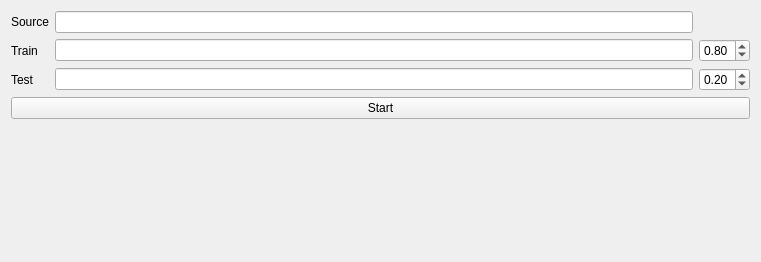
<?xml version="1.0" encoding="UTF-8"?>
<ui version="4.0">
 <class>split_data</class>
 <widget class="QWidget" name="split_data">
  <property name="geometry">
   <rect>
    <x>0</x>
    <y>0</y>
    <width>761</width>
    <height>262</height>
   </rect>
  </property>
  <property name="windowTitle">
   <string>Form</string>
  </property>
  <layout class="QVBoxLayout" name="verticalLayout">
   <item>
    <layout class="QGridLayout" name="gridLayout">
     <item row="1" column="2">
      <widget class="QDoubleSpinBox" name="doubleSpinBoxTrain">
       <property name="maximum">
        <double>1.000000000000000</double>
       </property>
       <property name="singleStep">
        <double>0.010000000000000</double>
       </property>
       <property name="value">
        <double>0.800000000000000</double>
       </property>
      </widget>
     </item>
     <item row="0" column="0">
      <widget class="QLabel" name="label">
       <property name="text">
        <string>Source</string>
       </property>
      </widget>
     </item>
     <item row="1" column="1">
      <widget class="QLineEdit" name="lineEditTrain"/>
     </item>
     <item row="0" column="1">
      <widget class="QLineEdit" name="lineEditSource"/>
     </item>
     <item row="2" column="0">
      <widget class="QLabel" name="label_3">
       <property name="text">
        <string>Test</string>
       </property>
      </widget>
     </item>
     <item row="2" column="1">
      <widget class="QLineEdit" name="lineEditTest"/>
     </item>
     <item row="1" column="0">
      <widget class="QLabel" name="label_2">
       <property name="text">
        <string>Train</string>
       </property>
      </widget>
     </item>
     <item row="2" column="2">
      <widget class="QDoubleSpinBox" name="doubleSpinBoxTest">
       <property name="maximum">
        <double>1.000000000000000</double>
       </property>
       <property name="singleStep">
        <double>0.010000000000000</double>
       </property>
       <property name="value">
        <double>0.200000000000000</double>
       </property>
      </widget>
     </item>
    </layout>
   </item>
   <item>
    <widget class="QPushButton" name="pushButtonStart">
     <property name="text">
      <string>Start</string>
     </property>
    </widget>
   </item>
   <item>
    <spacer name="verticalSpacer">
     <property name="orientation">
      <enum>Qt::Vertical</enum>
     </property>
     <property name="sizeHint" stdset="0">
      <size>
       <width>20</width>
       <height>106</height>
      </size>
     </property>
    </spacer>
   </item>
  </layout>
 </widget>
 <resources/>
 <connections/>
</ui>
